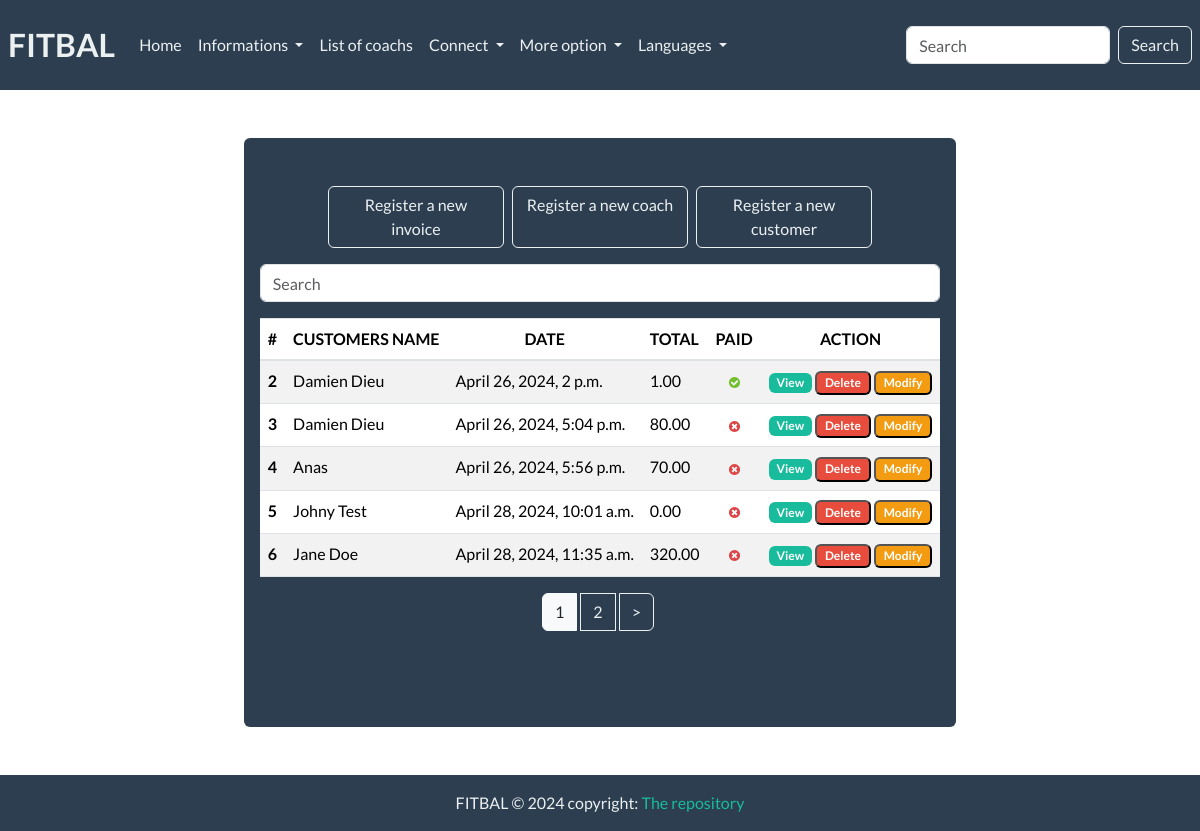
The app's page /, older data.
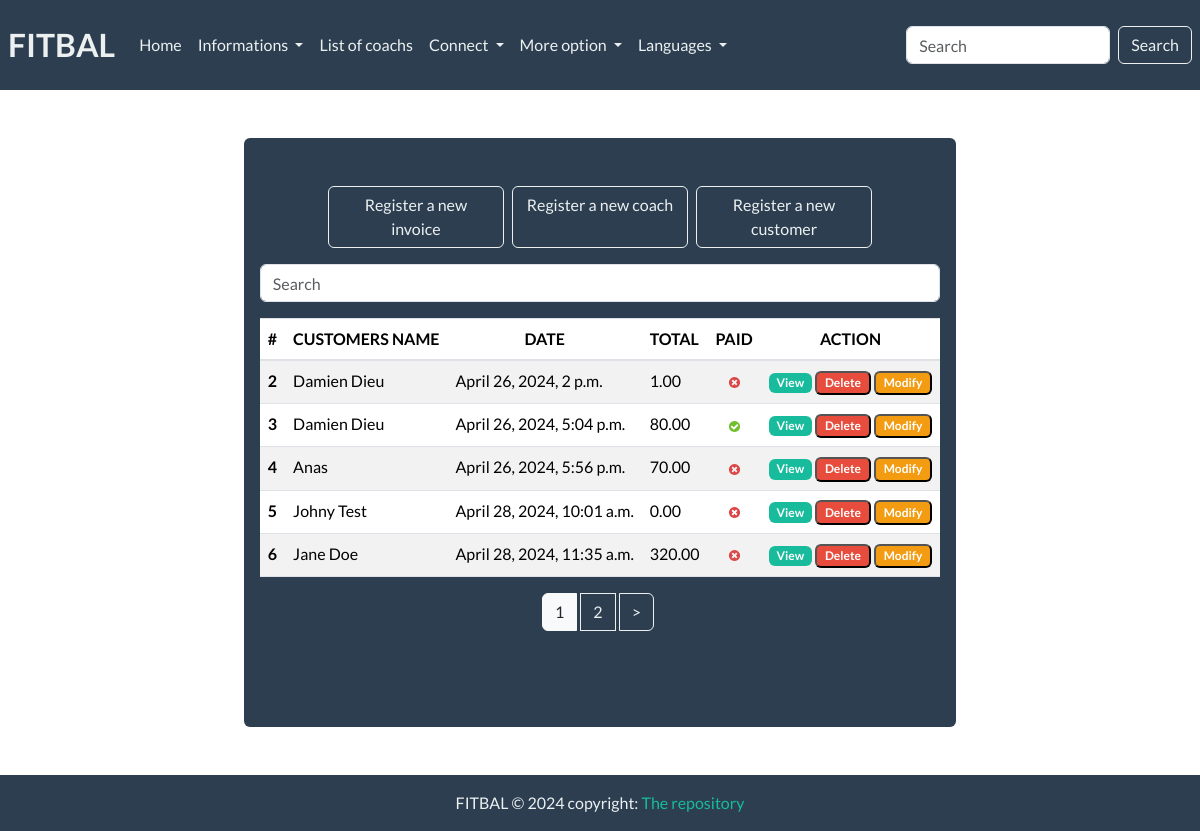
The same page, newer data.
### Fit_bal/models.py (models this page shows, shortened)
class Invoice(models.Model):
    customer = models.ForeignKey(Customer, on_delete=models.PROTECT)
    save_by = models.ForeignKey(User, on_delete=models.PROTECT)
    invoice_datetime = models.DateTimeField(auto_now_add=True)
    total = models.DecimalField(max_digits=100000, decimal_places=2)
    last_updated_date = models.DateTimeField(null=True, blank=True)
    paid = models.BooleanField(default=False)
    comment = models.TextField(null=True, max_length=1000,blank=True)
    class Meta:
        verbose_name = "Invoice"
        verbose_name_plural = "Invoices"

class Customer(models.Model):
    SEX_TYPES = {
        ('M','Male'),
        ('F','Female'),
        ('P','Other')
    }
    name = models.CharField(max_length=128)
    email = models.EmailField()
    phone = models.CharField(max_length=128)
    address = models.CharField(max_length=128)
    sex = models.CharField(max_length=1, choices= SEX_TYPES)
    age = models.CharField(max_length=12)
    city = models.CharField(max_length=32)
    zip_code = models.CharField(max_length=16)
    created_date = models.DateTimeField(auto_now_add=True)
    save_by = models.ForeignKey(User, on_delete=models.PROTECT)
    class Meta:
        verbose_name = "Customer"
        verbose_name_plural = "Customers"

### Fit_bal/views.py (the view, shortened to what this page needs)
# urls.py: path('',views.HomeView.as_view(), name='home'),
class HomeView(View):
    templates_name = 'index.html'
    def get(self, request, *args, **kwargs):
        invoices = Invoice.objects.select_related('customer','save_by').all()
        context = {
            'invoices':invoices
            }
        items = pagination(request,invoices)
        context['invoices'] = items
        return render(request, self.templates_name,context)

### Fit_bal/utils.py (called while the page is built)
def pagination(request, invoices):
    default_page = 1
    page = request.GET.get('page',default_page)
    perPage = 5
    paginator = Paginator(invoices, perPage)
    try:
        items_page = paginator.page(page)
    except PageNotAnInteger:
        items_page = paginator.page(default_page)
    except EmptyPage:
        items_page = paginator.page(paginator.num_pages)
    return items_page

### templates/index.html (shortened to what this page needs)
{% extends "base.html" %}
{% load static %}
{% load i18n %}
{% block content %}
<br><br>
<div class="row d-flex justify-content-center">
    <a href="{% url 'add-invoice' %}" class="btn col-md-3 btn-outline-light">
        Register a new invoice
    </a>
    <a href="{% url 'add-coach' %}" class="btn col-md-3 ml-2 btn-outline-light">
        Register a new coach
    </a>
    <a href="{% url 'add-customer' %}" class="btn col-md-3 ml-2 btn-outline-light">
        Register a new customer
    </a>
</div>
<div class="form-group mt-3">
    <input id="search" class="form-control" type="text" placeholder="Search">
</div>
<div>
    <table class="table table-striped">
        <thead>
            <tr>
                <th scope="col">#</th>
                <th scope="col">CUSTOMERS NAME</th>
                <th class="text-center" scope="col">DATE</th>
                <th scope="col">TOTAL</th>
                <th scope="col">PAID</th>
                <th class="text-center" scope="col">ACTION</th>
            </tr>
        </thead>
        <tbody id="myTable">
            {% if invoices %}
            {% for invoice in invoices %}
            <tr>
                <th scope="row">{{ invoice.pk }}</th>
                <td>{{invoice.customer.name}}</td>
                <td>{{invoice.invoice_datetime}}</td>
                <td>{{invoice.total }}</td>
                <td class="text-center">
                    {% if invoice.paid %}
                    <img src="{% static 'images/crois_verte.svg' %}" alt="True">
                    {% else %}
                    <img src="{% static 'images/crois_rouge.svg' %}" alt="False">
                    {% endif %}
                </td>
                <td>
                    <a href="/" title="Detail" class="badge text-white bg-success text-decoration-none">View</a>
                    <button id="btn-invoice-sup" type="button" data-toggle="modal" data-target="#supprimer"
                        class="badge text-white bg-danger" title="Supprimer" data-id="{{ invoice.pk }}"
                        data-customer="{{invoice.customer.name}}">Delete
                    </button>
                    <button id="btn-invoice-mod" type="button" data-toggle="modal" title="Modifier"
                        data-target="#modifier" data-id="{{invoice.pk}}" data-customer="{{invoice.customer.name}}"
                        class="badge text-white bg-warning">Modify
                    </button>
                </td>
            </tr>
            {% endfor %}
            {% else %}
            <tr>
                <td colspan="7" class="text-center text-dark">No invoice found</td>
            </tr>
            {% endif %}
        </tbody>
    </table>
</div>
{% if invoices.has_other_pages %}
<div class="d-flex justify-content-center">
    <div class="btn-group" role="group" aria-label="Item pagination">
        {% for page_number in invoices.paginator.page_range %}
            {% if invoices.number == page_number %}
                <button class="btn btn-outline-light active mr-1">
                    <span>{{ page_number }} <span class="sr-only">(current)</span></span>
                </button>
                {% else %}
                    <a href="?page={{page_number}}" class="btn btn-outline-light mr-1">{{ page_number }}</a>
            {% endif %}
        {% endfor %}
        {% if invoices.has_next %}
        <a href="?page={{invoices.next_page_number}}" class="btn btn-outline-light mr-1">&gt;</a>
        {% endif %}
    </div>
</div>
{% endif %}
<br><br>
{% endblock %}

Row changes from the older to the newer data that the page shows:
changed Invoice "April 26, 2024, 2 p.m.": paid: picture added; paid: picture removed
changed Invoice "April 26, 2024, 5:04 p.m.": paid: picture added; paid: picture removed
